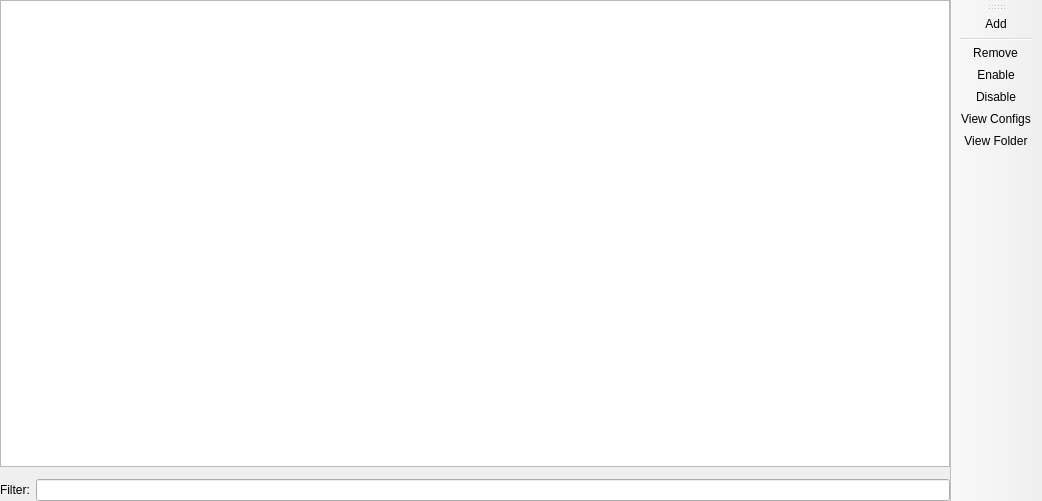
<?xml version="1.0" encoding="UTF-8"?>
<ui version="4.0">
 <class>ModFolderPage</class>
 <widget class="QMainWindow" name="ModFolderPage">
  <property name="geometry">
   <rect>
    <x>0</x>
    <y>0</y>
    <width>1042</width>
    <height>501</height>
   </rect>
  </property>
  <widget class="QWidget" name="centralwidget">
   <layout class="QGridLayout" name="gridLayout">
    <property name="leftMargin">
     <number>0</number>
    </property>
    <property name="topMargin">
     <number>0</number>
    </property>
    <property name="rightMargin">
     <number>0</number>
    </property>
    <property name="bottomMargin">
     <number>0</number>
    </property>
    <item row="4" column="1" colspan="3">
     <layout class="QGridLayout" name="gridLayout_2">
      <item row="0" column="1">
       <widget class="QLineEdit" name="filterEdit">
        <property name="clearButtonEnabled">
         <bool>true</bool>
        </property>
       </widget>
      </item>
      <item row="0" column="0">
       <widget class="QLabel" name="filterLabel">
        <property name="text">
         <string>Filter:</string>
        </property>
       </widget>
      </item>
     </layout>
    </item>
    <item row="2" column="1" colspan="3">
     <widget class="MCModInfoFrame" name="frame">
      <property name="sizePolicy">
       <sizepolicy hsizetype="Preferred" vsizetype="Minimum">
        <horstretch>0</horstretch>
        <verstretch>0</verstretch>
       </sizepolicy>
      </property>
     </widget>
    </item>
    <item row="1" column="1" colspan="3">
     <widget class="ModListView" name="modTreeView">
      <property name="sizePolicy">
       <sizepolicy hsizetype="Expanding" vsizetype="Expanding">
        <horstretch>0</horstretch>
        <verstretch>0</verstretch>
       </sizepolicy>
      </property>
      <property name="acceptDrops">
       <bool>true</bool>
      </property>
      <property name="dragDropMode">
       <enum>QAbstractItemView::DropOnly</enum>
      </property>
     </widget>
    </item>
   </layout>
  </widget>
  <widget class="WideBar" name="actionsToolbar">
   <property name="windowTitle">
    <string>Actions</string>
   </property>
   <property name="toolButtonStyle">
    <enum>Qt::ToolButtonTextOnly</enum>
   </property>
   <attribute name="toolBarArea">
    <enum>RightToolBarArea</enum>
   </attribute>
   <attribute name="toolBarBreak">
    <bool>false</bool>
   </attribute>
   <addaction name="actionAdd"/>
   <addaction name="separator"/>
   <addaction name="actionRemove"/>
   <addaction name="actionEnable"/>
   <addaction name="actionDisable"/>
   <addaction name="actionView_configs"/>
   <addaction name="actionView_Folder"/>
  </widget>
  <action name="actionAdd">
   <property name="text">
    <string>&amp;Add</string>
   </property>
   <property name="toolTip">
    <string>Add mods</string>
   </property>
  </action>
  <action name="actionRemove">
   <property name="text">
    <string>&amp;Remove</string>
   </property>
   <property name="toolTip">
    <string>Remove selected mods</string>
   </property>
  </action>
  <action name="actionEnable">
   <property name="text">
    <string>&amp;Enable</string>
   </property>
   <property name="toolTip">
    <string>Enable selected mods</string>
   </property>
  </action>
  <action name="actionDisable">
   <property name="text">
    <string>&amp;Disable</string>
   </property>
   <property name="toolTip">
    <string>Disable selected mods</string>
   </property>
  </action>
  <action name="actionView_configs">
   <property name="text">
    <string>View &amp;Configs</string>
   </property>
   <property name="toolTip">
    <string>Open the 'config' folder in the system file manager.</string>
   </property>
  </action>
  <action name="actionView_Folder">
   <property name="text">
    <string>View &amp;Folder</string>
   </property>
  </action>
 </widget>
 <customwidgets>
  <customwidget>
   <class>ModListView</class>
   <extends>QTreeView</extends>
   <header>widgets/ModListView.h</header>
  </customwidget>
  <customwidget>
   <class>MCModInfoFrame</class>
   <extends>QFrame</extends>
   <header>widgets/MCModInfoFrame.h</header>
   <container>1</container>
  </customwidget>
  <customwidget>
   <class>WideBar</class>
   <extends>QToolBar</extends>
   <header>widgets/WideBar.h</header>
  </customwidget>
 </customwidgets>
 <tabstops>
  <tabstop>modTreeView</tabstop>
  <tabstop>filterEdit</tabstop>
 </tabstops>
 <resources/>
 <connections/>
</ui>
